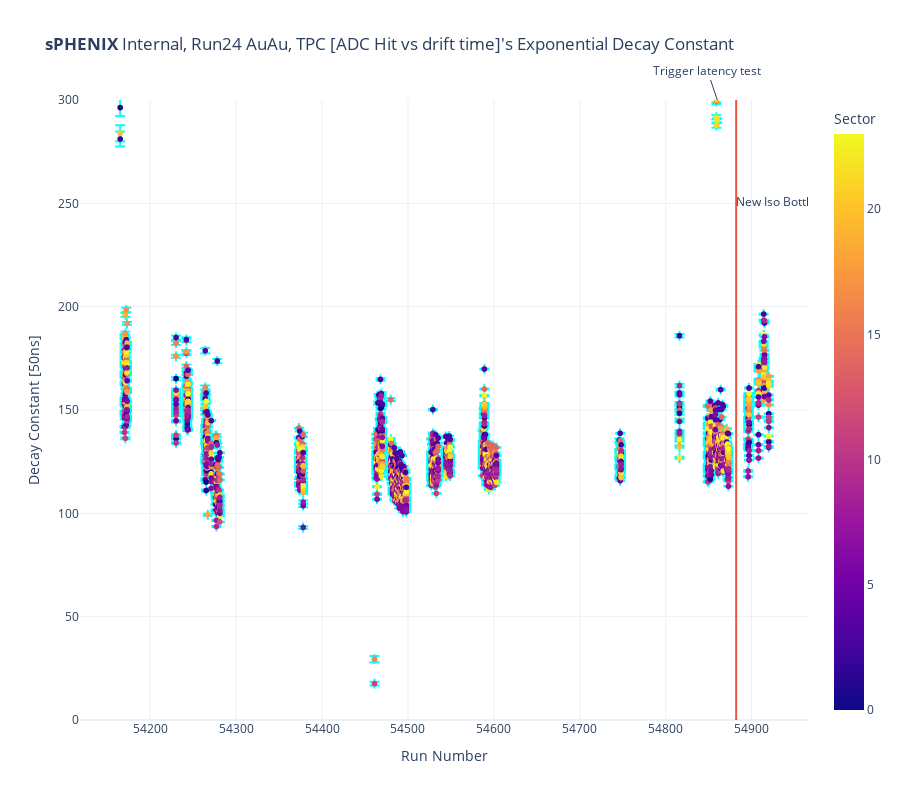

Notebook source saved alongside this figure:
### Code cell
fig = px.scatter(df, x="Run Number", y="Decay Constant [50ns]", error_y="Decay Constant Error", 
                 color="Sector", labels={"Sector": "Sector"},
                 title="<b>sPHENIX</b> Internal, Run24 AuAu, TPC [ADC Hit vs drift time]'s Exponential Decay Constant"
                 , height=800)
fig.update_xaxes(tickformat="d")
fig.update_layout(yaxis=dict(range=[0, 300]))


fig.add_trace(go.Scatter(
    x=[54882, 54882, 54882],
    y=[0, 250, 300],
    mode="lines+text",
    name="Gas change", showlegend = False,
    text=["", "New Iso Bottle", ""],
    textposition="middle right"
))

fig.add_annotation(
    x=54860,
    y=300,
    text="Trigger latency test",
    showarrow=True,
    xanchor="auto",
)

fig.show()

### Figure 1 — Plotly figure (JSON) as saved in the notebook; plotly's stock layout.template omitted (floating-point values rounded to 4 significant figures; data arrays with more than 128 entries replaced by an {"elided": "..."} marker saying what was removed)
{"data": [{"error_y": {"array": {"elided": "2793 float values"}}, "hovertemplate": "Run Number=%{x}<br>Decay Constant [50ns]=%{y}<br>Sector=%{marker.color}<extra></extra>", "legendgroup": "", "marker": {"color": {"elided": "2793 int values"}, "coloraxis": "coloraxis", "symbol": "circle"}, "mode": "markers", "name": "", "showlegend": false, "type": "scattergl", "x": {"elided": "2793 int values"}, "xaxis": "x", "y": {"elided": "2793 float values"}, "yaxis": "y"}, {"mode": "lines+text", "name": "Gas change", "showlegend": false, "text": ["", "New Iso Bottle", ""], "textposition": "middle right", "type": "scatter", "x": [54882, 54882, 54882], "y": [0, 250, 300]}], "layout": {"annotations": [{"showarrow": true, "text": "Trigger latency test", "x": 54860, "xanchor": "auto", "y": 300}], "coloraxis": {"colorbar": {"title": {"text": "Sector"}}, "colorscale": [[0, "#0d0887"], [0.1111, "#46039f"], [0.2222, "#7201a8"], [0.3333, "#9c179e"], [0.4444, "#bd3786"], [0.5556, "#d8576b"], [0.6667, "#ed7953"], [0.7778, "#fb9f3a"], [0.8889, "#fdca26"], [1, "#f0f921"]]}, "height": 800, "legend": {"tracegroupgap": 0}, "title": {"text": "<b>sPHENIX</b> Internal, Run24 AuAu, TPC [ADC Hit vs drift time]'s Exponential Decay Constant"}, "xaxis": {"anchor": "y", "domain": [0, 1], "tickformat": "d", "title": {"text": "Run Number"}}, "yaxis": {"anchor": "x", "domain": [0, 1], "range": [0, 300], "title": {"text": "Decay Constant [50ns]"}}}}
